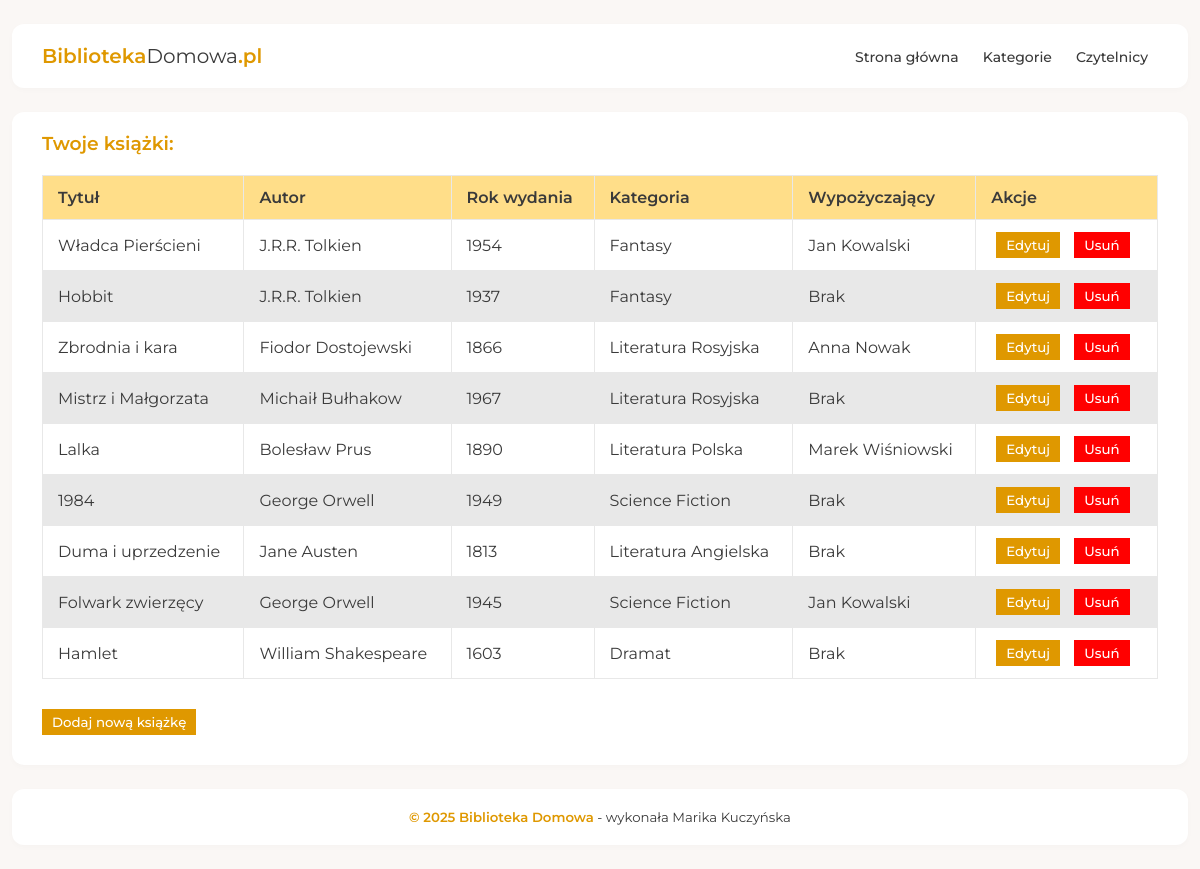
The page / on the database its author committed.
### books/models.py (models this page shows, shortened)
class Book(models.Model):
    title = models.CharField(max_length=200)
    author = models.CharField(max_length=200)
    publication_year = models.IntegerField()
    is_borrowed = models.BooleanField(default=False)
    borrower = models.ForeignKey(
        'Borrower', on_delete=models.SET_NULL, null=True, blank=True, related_name='borrowed_books'
    )
    category = models.ForeignKey(
        'Category', on_delete=models.SET_NULL, null=True, blank=True, related_name='books'
    )

class Category(models.Model):
    name = models.CharField(max_length=100, unique=True)

class Borrower(models.Model):
    name = models.CharField(max_length=100)
    email = models.EmailField(unique=True)

### books/views.py (the view)
# urls.py: path('', views.index, name='index'),
def index(request):
    books = Book.objects.all()
    return render(request, 'books/index.html', {'books': books})

### books/templates/books/index.html (shortened to what this page needs)
<!DOCTYPE html>
<html lang="pl">
  <head>
    {% load static %}
    <link rel="stylesheet" href="{% static 'books/styles.css' %}" />
  </head>
  <body>
    <div class="wrapper">
      <header class="box">
        <a href="{% url 'index' %}">
          <div class="logo"><span>Biblioteka</span>Domowa<span>.pl</span></div>
        </a>
        <ul>
          <a href="{% url 'index' %}">Strona główna</a>
          <a href="{% url 'category_list' %}">Kategorie</a>
          <a href="{% url 'borrower_list' %}">Czytelnicy</a>
        </ul>
      </header>
      <div class="box">
        <h3>Twoje książki:</h3>
        <table class="borrower-table">
          <thead>
            <tr>
              <th>Tytuł</th>
              <th>Autor</th>
              <th>Rok wydania</th>
              <th>Kategoria</th>
              <th>Wypożyczający</th>
              <th>Akcje</th>
            </tr>
          </thead>
          <tbody>
            {% for book in books %}
            <tr>
              <td>{{ book.title }}</td>
              <td>{{ book.author }}</td>
              <td>{{ book.publication_year }}</td>
              <td>{% if book.category %} {{ book.category.name }} {% else %} Brak {% endif %}</td>
              <td>{% if book.borrower %} {{ book.borrower.name }} {% else %} Brak {% endif %}</td>
              <td>
                <a href="{% url 'edit_book' book.id %}">
                  <button>Edytuj</button>
                </a>
                <a href="{% url 'delete_book' book.id %}">
                  <button class="c-red">Usuń</button>
                </a>
              </td>
            </tr>
            {% endfor %}
          </tbody>
        </table>
        <a href="{% url 'add_book' %}">
          <button>Dodaj nową książkę</button>
        </a>
      </div>
      <footer class="box">
        <h5><span>© 2025 Biblioteka Domowa</span> - wykonała Marika Kuczyńska</h5>
      </footer>
    </div>
  </body>
</html>

### books/static/books/styles.css (style rules this page uses)
:root { --color-primary: #df9800; --color-primary-light: #ffde89; --color-primary-dark: #ffb700; --color-red-1: #ff0000; --color-blue-1: rgb(0, 55, 255); --color-grey-1: #696870; --color-grey-2: #faf7f5; --color-grey-3: #e8e8e8; --color-white: #ffffff; --color-black: #3a3a3a; }
* { margin: 0; padding: 0; box-sizing: border-box; font-family: 'Montserrat', sans-serif; color: var(--color-black); }
body { background-color: var(--color-grey-2); }
h1, h2, h3, h4, h5, h6 { font-weight: 600; color: var(--color-primary); }
a { text-decoration: none; }
.c-red { background-color: var(--color-red-1); }
button { padding: 5px 10px; margin: 10px 10px 10px 0; border: none; background-color: var(--color-primary); color: var(--color-white); font-weight: 500; cursor: pointer; transition: 0.4s; }
footer { text-align: center; }
footer h5 { font-weight: 400; color: var(--color-black); }
footer h5 span { font-weight: 600; color: var(--color-primary); }
.wrapper { max-width: 1300px; margin: 0 auto; padding: 0 12px; }
.box { margin: 24px 0; padding: 20px 30px; background-color: var(--color-white); border-radius: 12px; box-shadow: rgba(0, 0, 0, 0.02) 0px 2px 6px; }
header { display: flex; justify-content: space-between; align-items: center; flex-wrap: wrap; }
.logo { font-size: 20px; font-weight: 400; }
.logo span { font-weight: 600; color: var(--color-primary); }
header ul a { text-decoration: none; color: var(--color-black); margin: 0 10px; font-weight: 500; font-size: 14px; border-bottom: 2px solid transparent; transition: 0.4s; }
.borrower-table { width: 100%; border-collapse: collapse; margin: 20px 0; font-size: 16px; text-align: left; cursor: pointer; }
.borrower-table th, .borrower-table td { padding: 12px 15px; border: 1px solid var(--color-grey-3); }
.borrower-table th { background-color: var(--color-primary-light); color: var(--color-black); font-weight: 600; }
.borrower-table tr:nth-child(even) { background-color: var(--color-grey-3); }
.borrower-table button { margin: 0 5px; }

### rows shown on the page
Book: title "Władca Pierścieni", author "J.R.R. Tolkien", publication_year "1954", category.name "Fantasy", borrower.name "Jan Kowalski"
Book: title "Hobbit", author "J.R.R. Tolkien", publication_year "1937", category.name "Fantasy", shows "Brak"
Book: title "Zbrodnia i kara", author "Fiodor Dostojewski", publication_year "1866", category.name "Literatura Rosyjska", borrower.name "Anna Nowak"
Book: title "Mistrz i Małgorzata", author "Michaił Bułhakow", publication_year "1967", category.name "Literatura Rosyjska", shows "Brak"
Book: title "Lalka", author "Bolesław Prus", publication_year "1890", category.name "Literatura Polska", borrower.name "Marek Wiśniowski"
Book: title "1984", author "George Orwell", publication_year "1949", category.name "Science Fiction", shows "Brak"
Book: title "Duma i uprzedzenie", author "Jane Austen", publication_year "1813", category.name "Literatura Angielska", shows "Brak"
Book: title "Folwark zwierzęcy", author "George Orwell", publication_year "1945", category.name "Science Fiction", borrower.name "Jan Kowalski"
Book: title "Hamlet", author "William Shakespeare", publication_year "1603", category.name "Dramat", shows "Brak"
